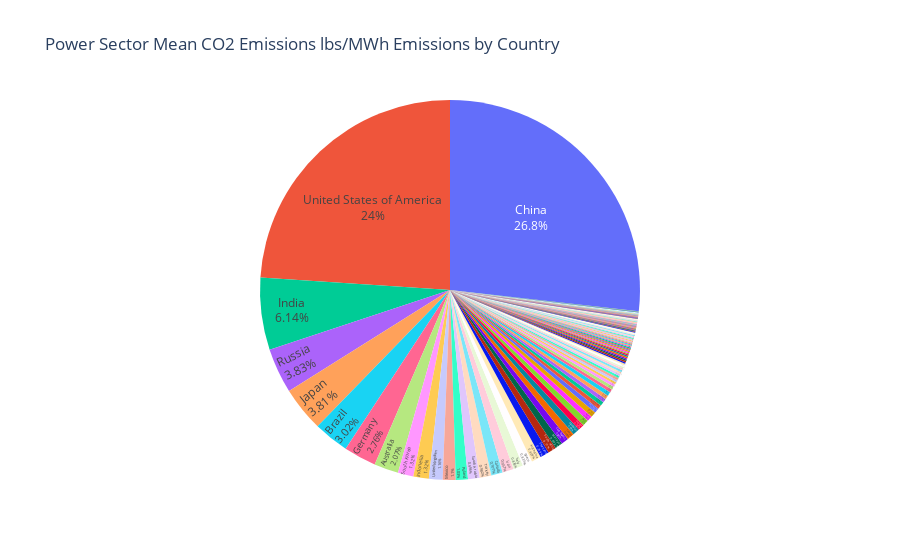

Source (notebook cell):
### Code cell
query = f"""
    SELECT
        a.country_long,
        a.cum_{switches['emission']}
    FROM {Config.SCHEMA}.country a
"""

df = pd.read_sql(query, engine)

df.columns = ['Country', f"{switches['emission_label']}"]

fig = px.pie(df, values=f"{switches['emission_label']}", names='Country',
            title=f"Power Sector {switches['emission_label']} by Country")
fig.update_traces(textposition='inside', textinfo='percent+label')
fig.update_layout(showlegend=False)

### Figure 1 — Plotly figure (JSON) as saved in the notebook; plotly's stock layout.template omitted (floating-point values rounded to 4 significant figures; data arrays with more than 128 entries replaced by an {"elided": "..."} marker saying what was removed)
{"data": [{"domain": {"x": [0, 1], "y": [0, 1]}, "hovertemplate": "Country=%{label}<br>Mean CO2 Emissions lbs/MWh=%{value}<extra></extra>", "labels": {"elided": "152 str values"}, "legendgroup": "", "name": "", "showlegend": true, "textinfo": "percent+label", "textposition": "inside", "type": "pie", "values": {"elided": "152 float values"}}], "layout": {"legend": {"tracegroupgap": 0}, "showlegend": false, "title": {"text": "Power Sector Mean CO2 Emissions lbs/MWh Emissions by Country"}}}
